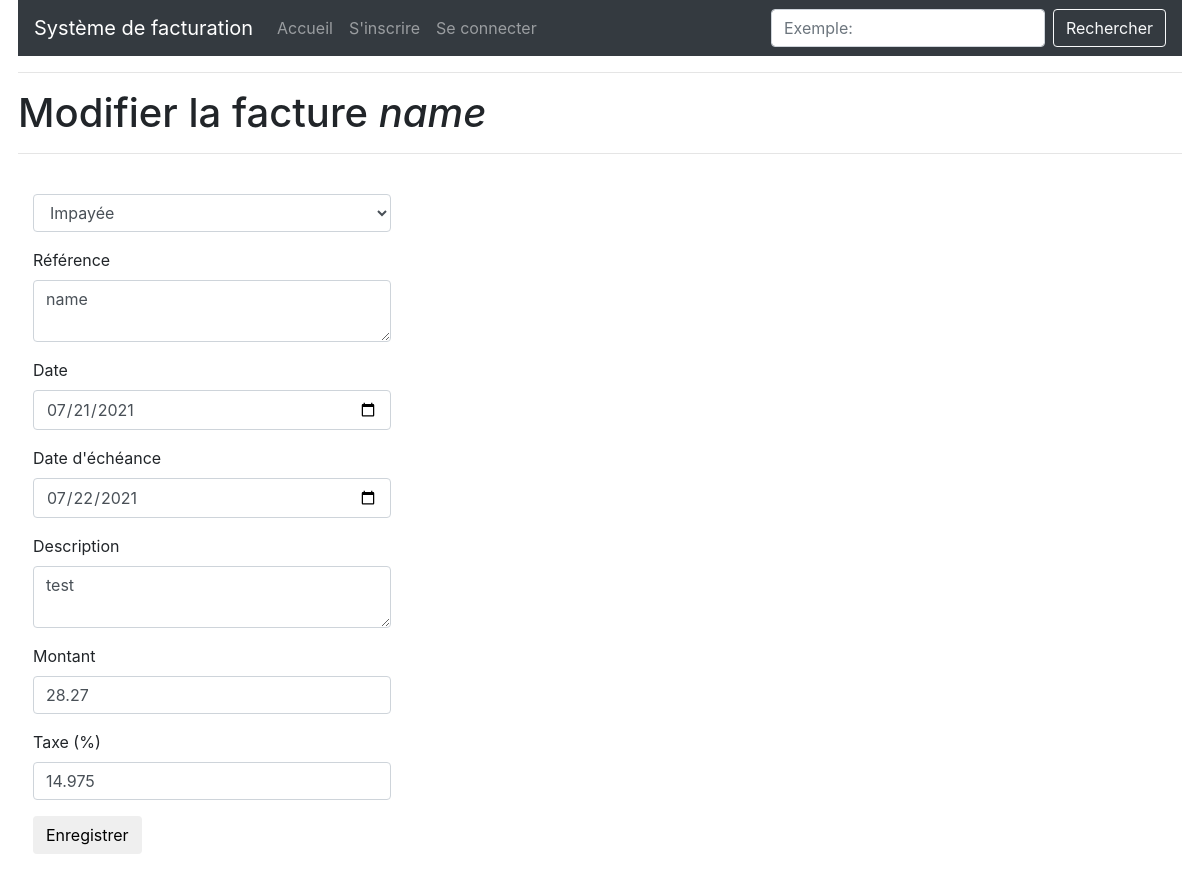
The page /update/3 on the database as committed earlier.
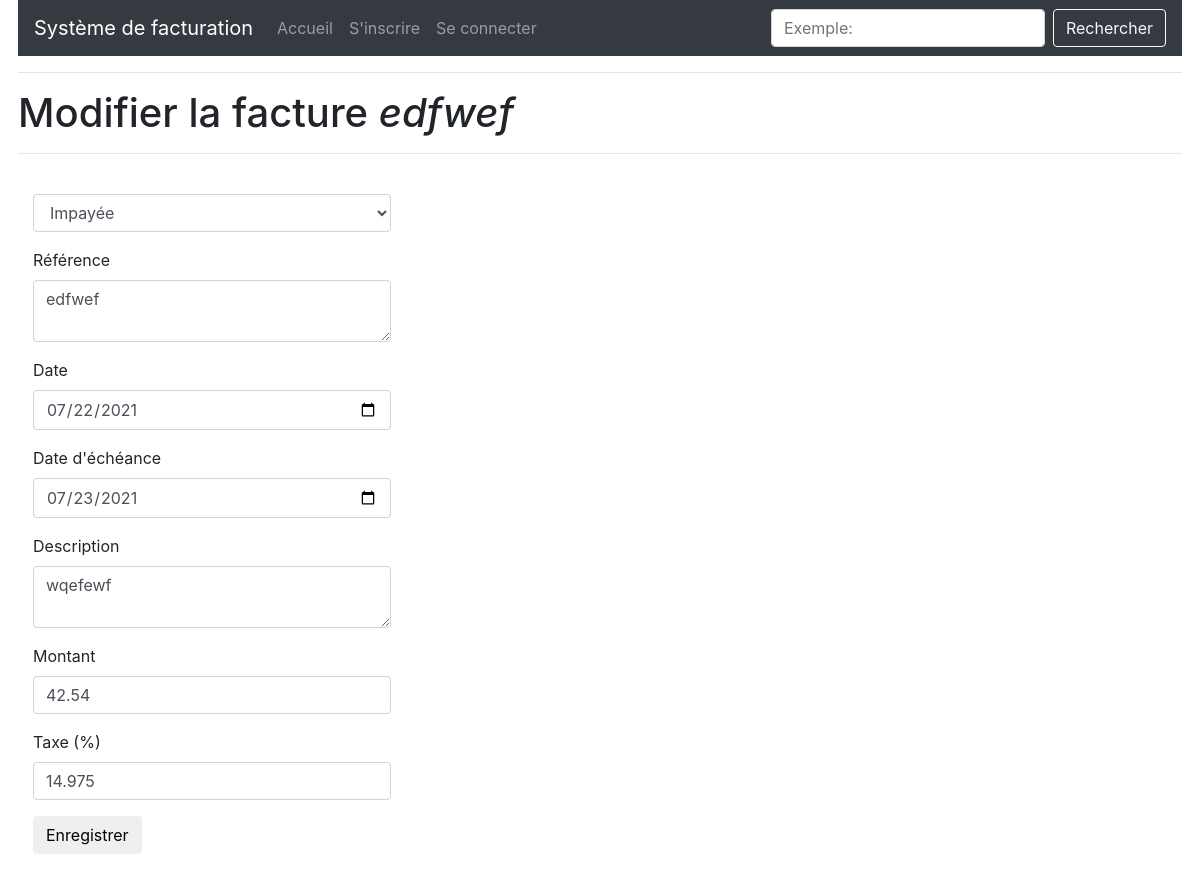
The same page on the database as committed later.
### app/models.py (models this page shows, shortened)
class Facture(db.Model):
    id = db.Column(db.Integer, primary_key=True)
    reference = db.Column(db.String(50), unique=True, nullable=False)
    description = db.Column(db.String(140), nullable=False)
    date = db.Column(db.Date, nullable=False)
    due_date = db.Column(db.Date, nullable=False)
    amount = db.Column(db.Float, nullable=False)
    paid = db.Column(db.Integer, default=0, nullable=False)
    user_id = db.Column(db.Integer, db.ForeignKey('user.id'))

### app/routes.py (the view)
@app.route('/update/<facture_id>', methods=['GET', 'POST'])
def update(facture_id):
    try:
        facture_to_update = Facture.query.get_or_404(facture_id)
        form = FactureForm()
        if form.validate_on_submit():
            facture = Facture.query.filter_by(reference=form.reference.data).first()
            if facture and facture is not facture_to_update:
                flash(_('Cette référence existe déjà.'))
            else:
                facture_to_update.paid = form.paid.data
                facture_to_update.reference = form.reference.data
                facture_to_update.date = form.date.data
                facture_to_update.due_date = form.due_date.data
                facture_to_update.description = form.description.data
                facture_to_update.amount = form.calculationTax(form.tax.data, form.amount.data)
                db.session.commit()
                flash(_('Les modifications ont été sauvegardées.'))
                return redirect(url_for('index'))
        elif request.method == 'GET':
            form.paid.data = facture_to_update.paid
            form.reference.data = facture_to_update.reference
            form.date.data = facture_to_update.date
            form.due_date.data = facture_to_update.due_date
            form.description.data = facture_to_update.description
            form.amount.data = facture_to_update.amount
        return render_template('update_facture.html', title=_('Modification de la facture'), form=form, facture=facture_to_update)
    except:
        error_string = _('Il y a eu une erreur avec la modification de la facture.')
        return render_template('error.html', title=_('Erreur'), error=error_string)

### app/forms.py (shortened to what this page needs)
class FactureForm(FlaskForm):
    paid = SelectField('', choices=[(0, _l('Impayée')), (1, _l('Payée'))], coerce=int)
    reference = TextAreaField(_l('Référence'), validators=[DataRequired(message=_l("Veuillez entrer une référence")), Length(min=1, max=50, message=_l('Veuillez écrire entre 1 et 50 caractères'))])
    date = DateField(_l('Date'), default=date.today(), format='%Y-%m-%d', validators=[DataRequired(message=_l("Veuillez entrer une date (AAAA-MM-JJ)"))])
    due_date = DateField(_l('Date d\'échéance'), format='%Y-%m-%d', validators=[DataRequired(message=_l("Veuillez entrer une date d'échéance (AAAA-MM-JJ)"))])
    description = TextAreaField(_l('Description'), validators=[DataRequired(message=_l("Veuillez entrer une description")), Length(min=1, max=140, message=_l(_l('Veuillez écrire entre 1 et 50 caractères')))])
    amount = DecimalField(_l('Montant'), validators=[DataRequired(message=_l("Veuillez entrer un montant numérique"))], places=2)
    tax = DecimalField(_l('Taxe (%)'), validators=[NumberRange(0, 100, _l("Veuillez entrer un nombre entre 0 et 100"))], places=0, render_kw={"value": "14.975"})
    submit = SubmitField(_l('Enregistrer'))

### app/templates/update_facture.html
{% extends "base.html" %}
{% import 'bootstrap/wtf.html' as wtf %}
{% block app_content %}
    <h1>{{ _('Modifier la facture') }} <em>{{ facture.reference }}</em></h1>
    <hr>
    <div class="form-group">
        <div class="col-md-4">
            {{ wtf.quick_form(form) }}
        </div>
    </div>
{% endblock %}

Rows that differ between the two databases and show on the page:
changed Facture "Impayée": reference "name" → "edfwef"; date "07/21/2021" → "07/22/2021"; due_date "07/22/2021" → "07/23/2021"; description "test" → "wqefewf"; amount "28.27" → "42.54"
